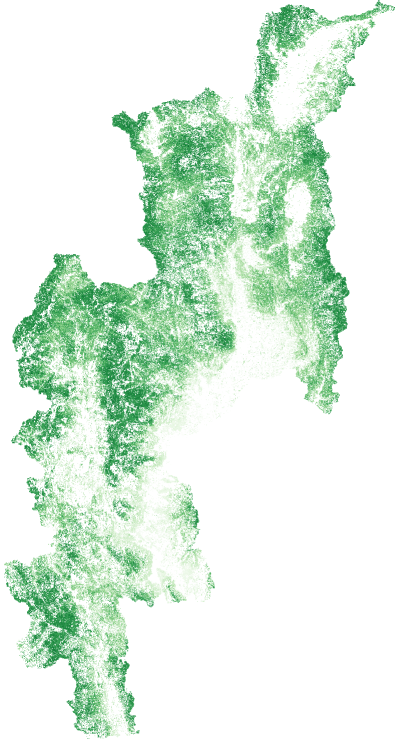
#> input picture docs/data/overlays/AGB_2019.png, 789 x 1489 px (shown at 1/2 size); its folder holds only this picture in this run
$ python remove_bg.py
#> lines starting #> are read from the running program, lines starting #| are printed output that depends on the picture; after the words box and inside, x2 and y2 are one past the last pixel; in counts of white or black regions, pixels touching at a corner belong together
from PIL import Image
import numpy as np
import os, glob

Image.MAX_IMAGE_PIXELS = None
TOLERANCE = 10
MAX_WIDTH = 2500

def process(path):
#> called with path = 'AGB_2019.png'
    print(f"  loading...", flush=True)
    img = Image.open(path).convert("RGBA")
#> img is the input picture: PIL image 789x1489 RGBA; mean R, G, B, A 221.5, 239.5, 224.8, 255
    print(f"  original size: {img.size}", flush=True)
#|   original size: (789, 1489)

    if img.width > MAX_WIDTH:
        ratio = MAX_WIDTH / img.width
        new_size = (MAX_WIDTH, int(img.height * ratio))
        print(f"  resizing to {new_size}...", flush=True)
        img = img.resize(new_size, Image.LANCZOS)

    print(f"  removing background...", flush=True)
    arr = np.array(img)
    r, g, b, a = arr[:,:,0], arr[:,:,1], arr[:,:,2], arr[:,:,3]
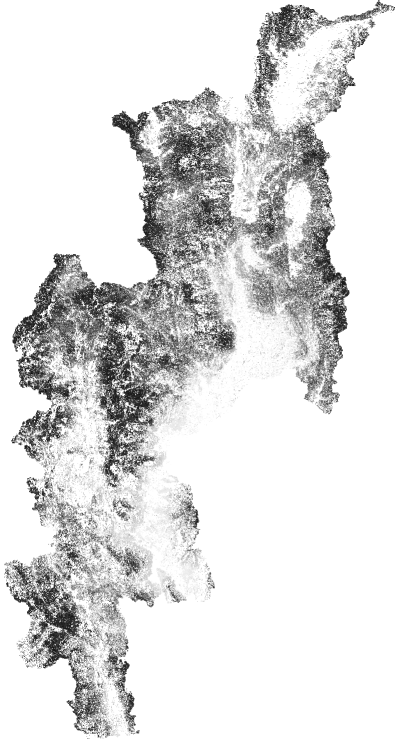
#> r: shape (1489, 789) (shown at 1/2 size); min 0, max 255, mean 221.5
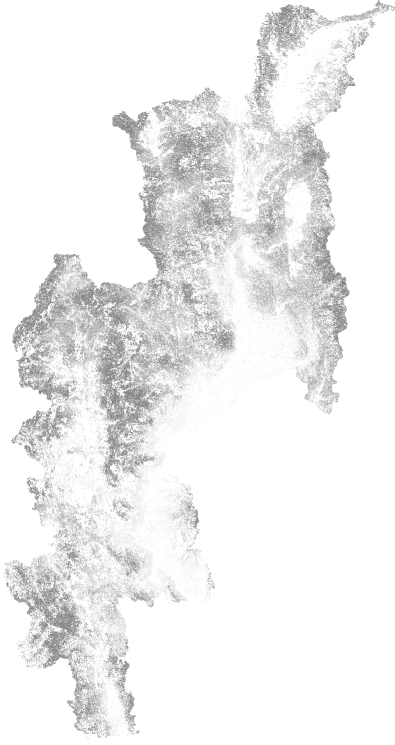
#> g: shape (1489, 789) (shown at 1/2 size); min 87, max 255, mean 239.5
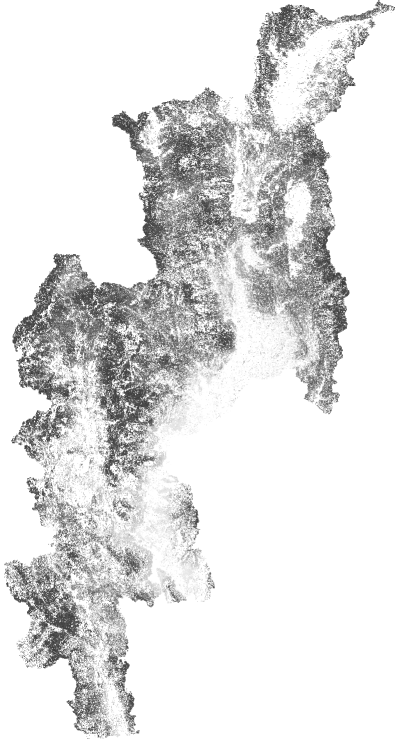
#> b: shape (1489, 789) (shown at 1/2 size); min 36, max 255, mean 224.8
#> a: shape (1489, 789); every value is 255
    mask = (np.abs(r.astype(int) - 255) <= TOLERANCE) & \
           (np.abs(g.astype(int) - 255) <= TOLERANCE) & \
           (np.abs(b.astype(int) - 255) <= TOLERANCE)
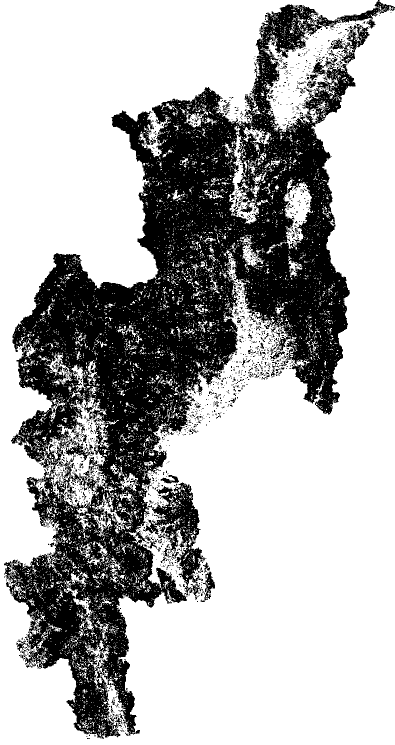
#> mask: shape (1489, 789) bool (shown at 1/2 size); 69% white; 1683 black regions (1567 under 20 px), largest, box (x1, y1, x2, y2) and area: (8, 0, 789, 1478) 349112, (657, 40, 751, 127) 1956, (401, 1143, 430, 1204) 622
    arr[mask, 3] = 0

    print(f"  saving...", flush=True)
    Image.fromarray(arr).save(path, "PNG", optimize=True)
    size_kb = os.path.getsize(path) / 1024
    print(f"  done ({size_kb:.0f} KB)", flush=True)

png_files = [f for f in glob.glob("*.png") if "backup" not in f]
print(f"Found {len(png_files)} PNG files", flush=True)
print()

for i, f in enumerate(png_files, 1):
    print(f"[{i}/{len(png_files)}] {f}", flush=True)
    process(f)
    print()

print("All done!")
